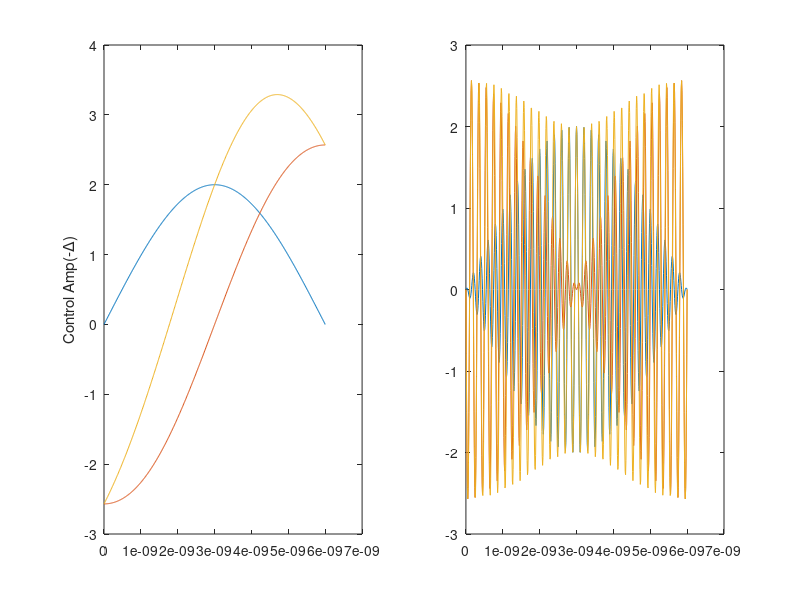

Source code (MATLAB):
f=5e9;
eta=-200e6;
g=2*eta;
tg=6e-9;
alpha=0.5;
sigma=0.5*tg;
A=1/(1-exp(-tg^2/(8*sigma^2)));
B=A-1;
t=0:0.01e-9:tg;
G=abs(g)*(A*exp(-(t-tg/2).^2/(2*sigma^2))-B);
dG=A*exp(-(t-tg/2).^2/(2*sigma^2))*(-1/(2*sigma^2))*2.*(t-tg/2);
y=G.*cos(2*pi*f*t);
G_drag=abs(g)*alpha*dG/eta;
y_drag=G_drag.*sin(2*pi*f*t);
figure();
subplot(1,2,1)
plot(t,G/abs(eta),t,G_drag/abs(eta),t,G/abs(eta)+G_drag/abs(eta));
ylabel('Control Amp(-\Delta)')
subplot(1,2,2)
plot(t,y/abs(eta),t,y_drag/abs(eta),t,y/abs(eta)+y_drag/abs(eta));




